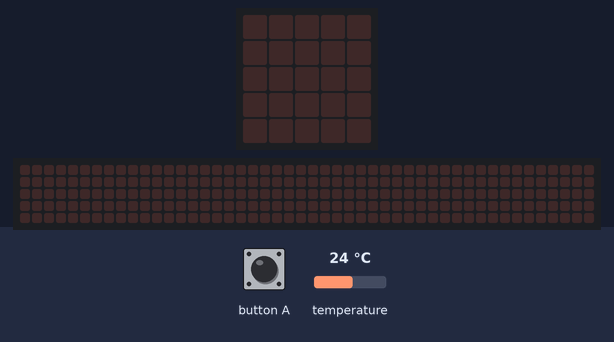
The program below on a simulated BBC micro:bit (MakeCode). Parts: the board's 5×5 LED display, a strip that is not on the board, showing the scrolling text unrolled. Inputs (shaded band) come from the test bench; at power-on: temperature 24 °C. The 48×5 strip is a reading aid, not a part: it shows the text the display is scrolling, unrolled, one strip-width of it at a time.

Above: at 1.2 s.
1.3 s: button A pressed for 0.15 s
At 1.65 s:
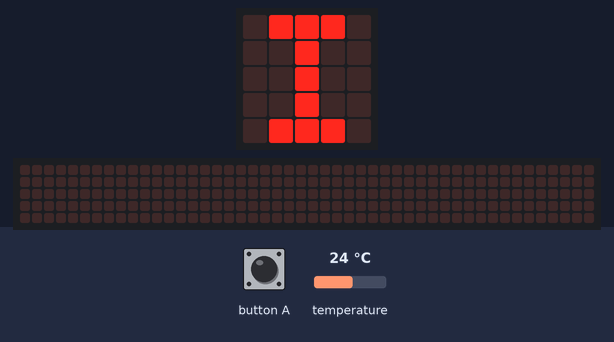
At 2.07 s:
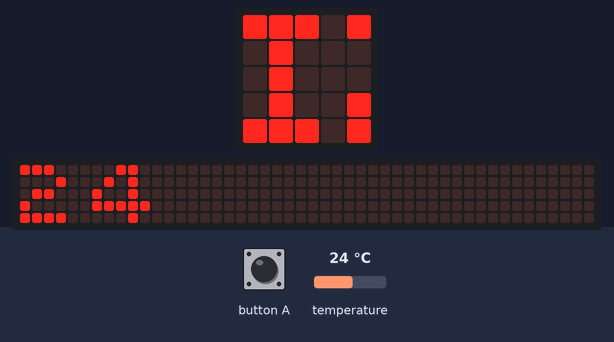
4.3 s: button A pressed for 0.15 s
At 5.02 s:
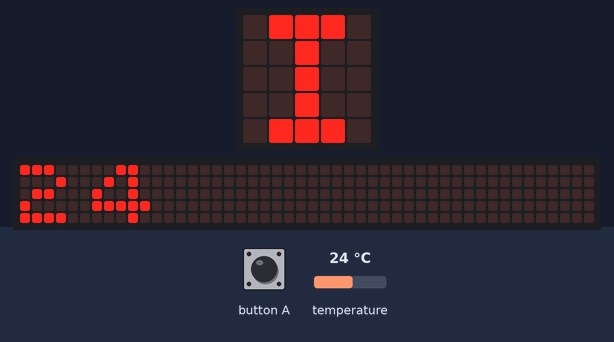
Timing chart, 0 to 7.3 s (numbered marks = the images above; inputs shaded):
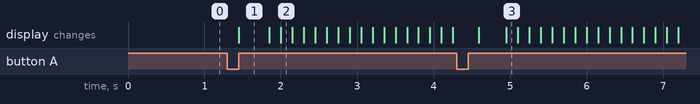

The program:

main.ts
```typescript
radio.onReceivedNumber(function (receivedNumber) {
    if (input.buttonIsPressed(Button.B)) {
        basic.showLeds(`
            # # # . .
            # . . . .
            # # # . .
            # . . . .
            # # # . .
            `)
        basic.showNumber(receivedNumber)
    }
})
input.onButtonPressed(Button.A, function () {
    basic.showLeds(`
        . # # # .
        . . # . .
        . . # . .
        . . # . .
        . # # # .
        `)
    basic.showNumber(tenpInt)
})
let tenpInt = 0
radio.setGroup(5)
basic.forever(function () {
    tenpInt = input.temperature()
    tenpInt = tenpInt - 0
})
```

test.ts
```typescript
// aquí va el archivo "tests"; esto no se compilará cuando este paquete se utilice como una extensión.
```

Measured:
- after the input at 1.3 s, the display: changes after 0.15 s (image 1)
- after the input at 4.3 s, the display: first changes after 0.29 s (image 3 shows a later state)
- what the display in image 1 shows lasts 0.4 s, from 1.5 s to 1.9 s
